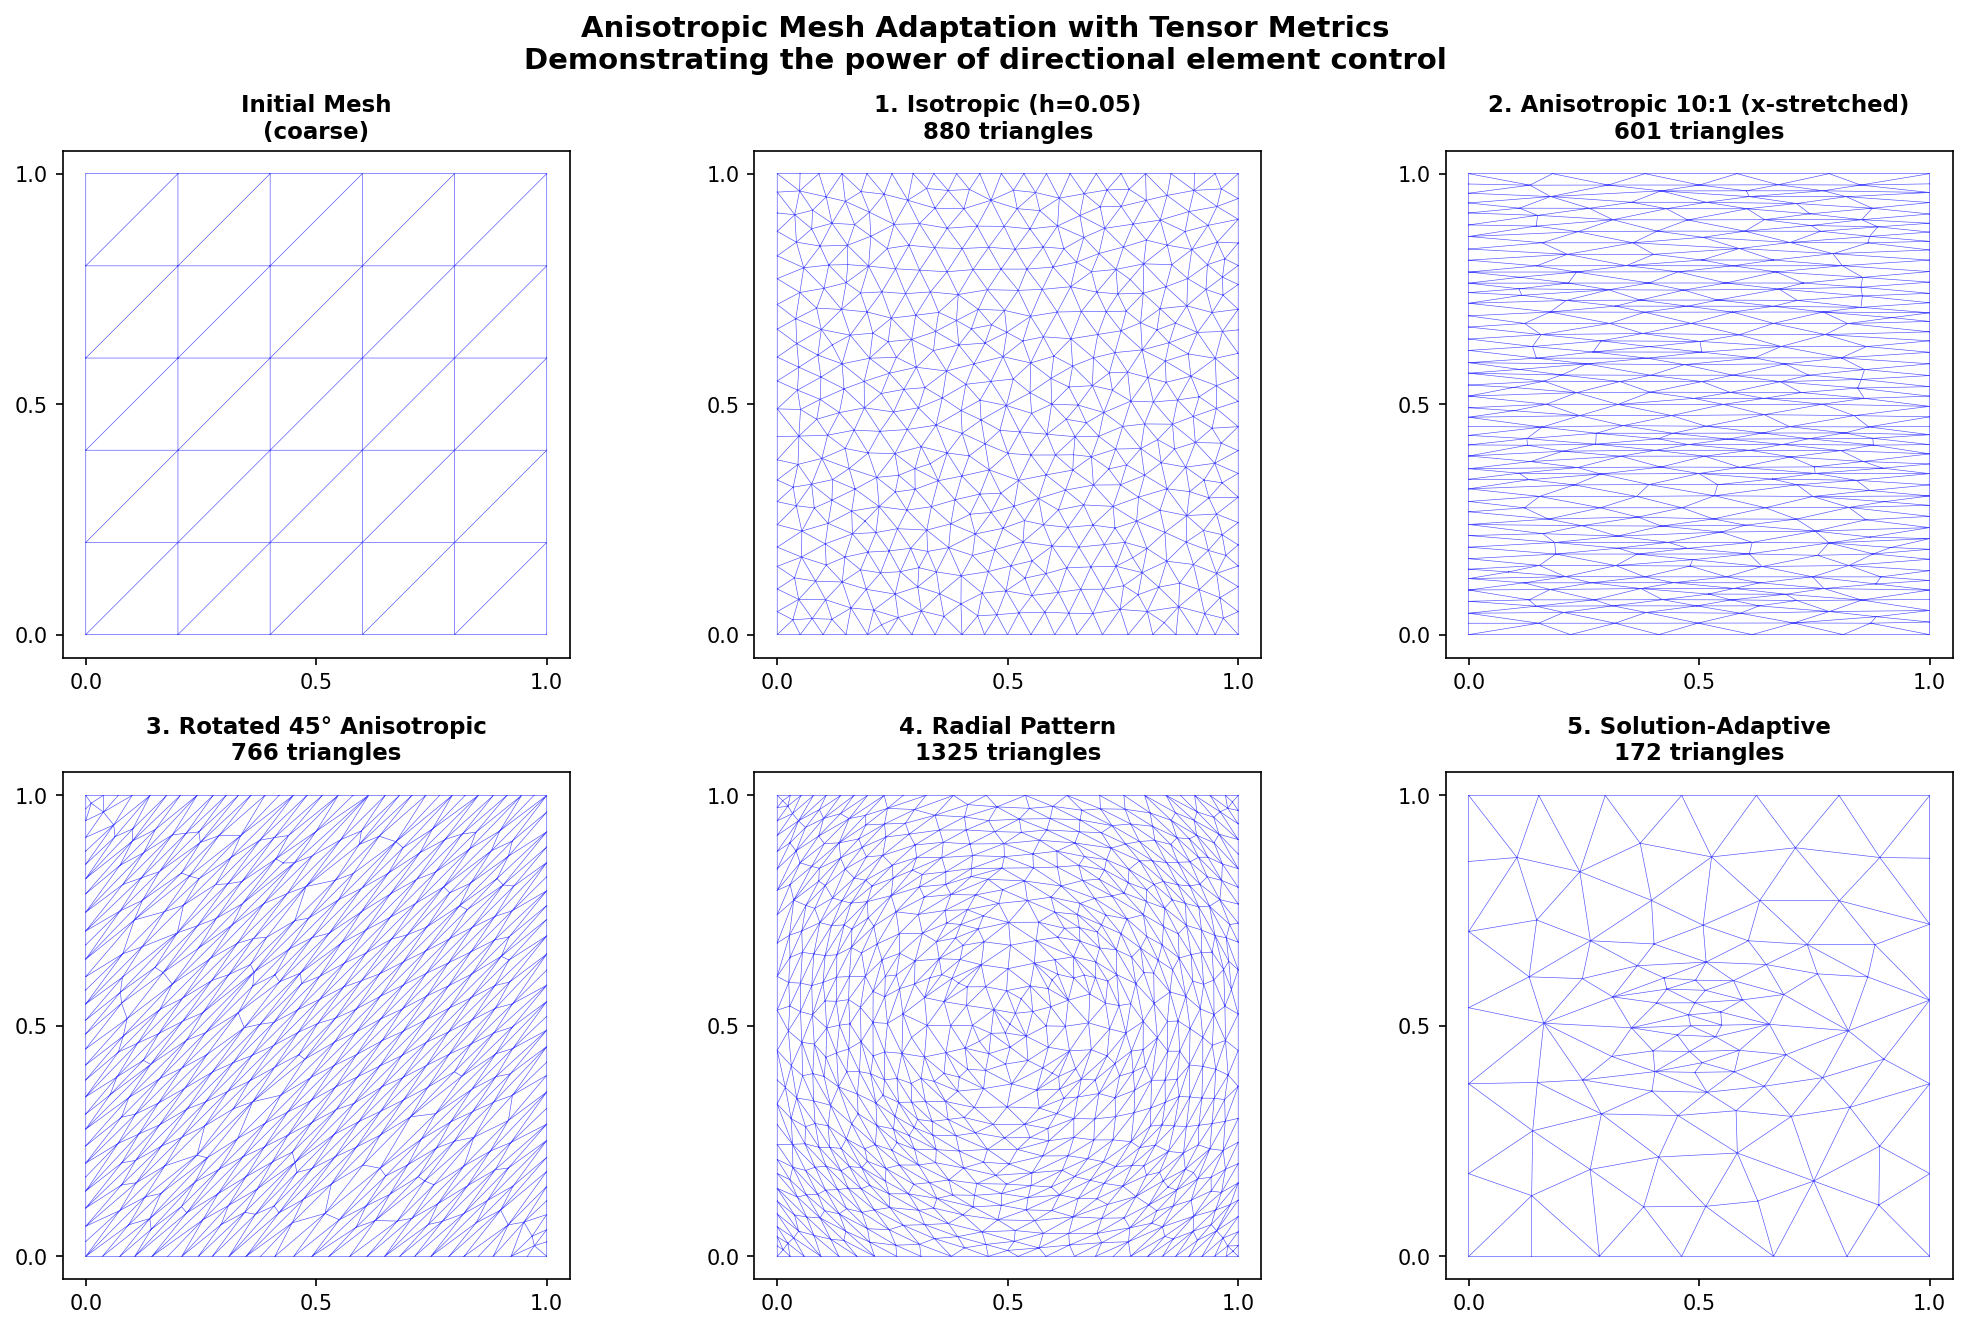

Here is the Python script that generated this plot:
# /// script
# requires-python = ">=3.9"
# dependencies = [
#     "mmgpy",
#     "matplotlib",
#     "numpy",
# ]
#
# [tool.uv.sources]
# mmgpy = { path = "../.." }
# ///

"""Anisotropic Mesh Adaptation with Tensor Metrics.

This example demonstrates the power of tensor metrics for controlling mesh
element size AND shape during adaptation. Unlike scalar metrics that only
control element size, tensor metrics enable:

- Stretched elements aligned with flow direction (CFD boundary layers)
- Anisotropic refinement along geometric features
- Solution-adaptive meshes that capture directional gradients efficiently

The key insight: a metric tensor M defines an ellipsoid at each vertex.
Elements are sized to be "unit" with respect to this ellipsoid, creating
stretched elements when the ellipsoid is elongated.
"""

from __future__ import annotations

from pathlib import Path

import matplotlib.pyplot as plt
import numpy as np
from matplotlib.patches import Ellipse
from matplotlib.tri import Triangulation

import mmgpy  # ruff: ignore[unused-import]  -- registers the .mmg accessor
from mmgpy import metrics, polydata_from_2d_triangles


def create_unit_square_mesh(n: int = 8) -> tuple[np.ndarray, np.ndarray]:
    """Create a simple triangulated unit square.

    Returns (vertices, triangles) for a regular grid triangulation.
    """
    # Create grid of points
    x = np.linspace(0, 1, n)
    y = np.linspace(0, 1, n)
    xx, yy = np.meshgrid(x, y)
    vertices = np.column_stack([xx.ravel(), yy.ravel()]).astype(np.float64)

    # Create triangles (two per grid cell)
    triangles = []
    for i in range(n - 1):
        for j in range(n - 1):
            bl = i * n + j  # bottom-left
            br = bl + 1  # bottom-right
            tl = bl + n  # top-left
            tr = tl + 1  # top-right
            triangles.append([bl, br, tr])
            triangles.append([bl, tr, tl])

    return (
        vertices,
        np.array(triangles, dtype=np.int32),
    )


def remesh_with_metric(
    vertices: np.ndarray,
    triangles: np.ndarray,
    metric_tensor: np.ndarray,
) -> tuple[np.ndarray, np.ndarray]:
    """Remesh a 2D domain with given anisotropic metric tensor field."""
    pv_mesh = polydata_from_2d_triangles(vertices, triangles)
    pv_mesh.point_data["metric"] = metric_tensor

    remeshed = pv_mesh.mmg.remesh(hgrad=2.0, verbose=-1)
    return np.asarray(remeshed.points[:, :2]), np.asarray(remeshed.regular_faces)


def plot_mesh(
    ax: plt.Axes,
    vertices: np.ndarray,
    triangles: np.ndarray,
    title: str,
    *,
    show_metric_ellipses: bool = False,
    metric: np.ndarray | None = None,
) -> None:
    """Plot a 2D triangular mesh with optional metric ellipses."""
    tri = Triangulation(vertices[:, 0], vertices[:, 1], triangles)
    ax.triplot(tri, "b-", linewidth=0.3, alpha=0.7)
    ax.set_aspect("equal")
    ax.set_title(title, fontsize=11, fontweight="bold")
    ax.set_xlim(-0.05, 1.05)
    ax.set_ylim(-0.05, 1.05)
    ax.set_xticks([0, 0.5, 1])
    ax.set_yticks([0, 0.5, 1])

    # Optionally show metric ellipses at a few sample points
    if show_metric_ellipses and metric is not None:
        # Sample a few vertices to show ellipses
        n_samples = min(25, len(vertices))
        indices = np.linspace(0, len(vertices) - 1, n_samples, dtype=int)

        for idx in indices:
            if idx >= len(metric):
                continue
            # Convert tensor to matrix and compute ellipse parameters
            m = metrics.tensor_to_matrix(metric[idx], dim=2)
            eigvals, eigvecs = np.linalg.eigh(m)

            # Ellipse semi-axes are 1/sqrt(eigenvalue) (the element sizes)
            sizes = 1.0 / np.sqrt(eigvals) * 0.3  # Scale for visibility

            # Rotation angle from first eigenvector
            angle = np.degrees(np.arctan2(eigvecs[1, 0], eigvecs[0, 0]))

            ellipse = Ellipse(
                xy=vertices[idx],
                width=2 * sizes[0],
                height=2 * sizes[1],
                angle=angle,
                fill=False,
                edgecolor="red",
                linewidth=1,
                alpha=0.6,
            )
            ax.add_patch(ellipse)


def main() -> None:
    """Run the anisotropic mesh adaptation demonstration."""
    print("=" * 70)
    print("  Anisotropic Mesh Adaptation with Tensor Metrics")
    print("=" * 70)
    print()

    # Create initial mesh
    print("Creating initial mesh...")
    vertices, triangles = create_unit_square_mesh(n=6)
    n_vertices = len(vertices)
    print(f"  Initial mesh: {n_vertices} vertices, {len(triangles)} triangles")
    print()

    # ==========================================================================
    # Example 1: Uniform Isotropic Refinement (baseline)
    # ==========================================================================
    print("1. Uniform Isotropic Refinement")
    print("   - All elements same size (h=0.05)")
    print("   - Metric tensor: M = (1/h²) * I")

    h_uniform = 0.05
    metric_iso = metrics.create_isotropic_metric(h_uniform, n_vertices, dim=2)
    verts_iso, tris_iso = remesh_with_metric(vertices, triangles, metric_iso)
    print(f"   Result: {len(verts_iso)} vertices, {len(tris_iso)} triangles")
    print()

    # ==========================================================================
    # Example 2: Anisotropic Stretching (10:1 aspect ratio in x-direction)
    # ==========================================================================
    print("2. Anisotropic Stretching (Boundary Layer Style)")
    print("   - Elements stretched in x-direction (hx=0.2, hy=0.02)")
    print("   - 10:1 aspect ratio - like CFD boundary layers!")

    # Create anisotropic metric: small in y (perpendicular), large in x (tangent)
    sizes_aniso = np.array([0.2, 0.02])  # hx=0.2, hy=0.02 → 10:1 stretch
    single_tensor = metrics.create_anisotropic_metric(sizes_aniso)
    metric_aniso = np.tile(single_tensor, (n_vertices, 1))
    verts_aniso, tris_aniso = remesh_with_metric(
        vertices,
        triangles,
        metric_aniso,
    )
    print(f"   Result: {len(verts_aniso)} vertices, {len(tris_aniso)} triangles")
    print()

    # ==========================================================================
    # Example 3: Rotated Anisotropic (45-degree shear layer)
    # ==========================================================================
    print("3. Rotated Anisotropic (45° Shear Layer)")
    print("   - Elements stretched at 45 degrees")
    print("   - Simulates mesh for diagonal flow features")

    theta = np.pi / 4  # 45 degrees
    rotation = np.array(
        [[np.cos(theta), -np.sin(theta)], [np.sin(theta), np.cos(theta)]],
    )
    sizes_rotated = np.array([0.15, 0.025])  # 6:1 aspect ratio
    single_tensor_rot = metrics.create_anisotropic_metric(sizes_rotated, rotation)
    metric_rotated = np.tile(single_tensor_rot, (n_vertices, 1))
    verts_rot, tris_rot = remesh_with_metric(vertices, triangles, metric_rotated)
    print(f"   Result: {len(verts_rot)} vertices, {len(tris_rot)} triangles")
    print()

    # ==========================================================================
    # Example 4: Spatially-Varying Anisotropic (Radial Pattern)
    # ==========================================================================
    print("4. Spatially-Varying Anisotropic (Radial Refinement)")
    print("   - Elements stretched tangentially around center")
    print("   - Fine radially, coarse tangentially (like wheel spokes)")

    center = np.array([0.5, 0.5])
    metric_radial = np.zeros((n_vertices, 3), dtype=np.float64)

    for i, v in enumerate(vertices):
        r = v - center
        dist = np.linalg.norm(r)

        if dist < 0.01:
            # At center, use isotropic
            metric_radial[i] = metrics.create_isotropic_metric(0.03, 1, dim=2)[0]
        else:
            # Radial direction (fine: h=0.02)
            radial = r / dist
            # Tangential direction (coarse: h=0.1)
            tangent = np.array([-radial[1], radial[0]])

            # Build rotation matrix from directions
            R = np.column_stack([radial, tangent])
            sizes = np.array([0.02, 0.08])  # Fine radially, coarse tangentially
            metric_radial[i] = metrics.create_anisotropic_metric(sizes, R)

    verts_radial, tris_radial = remesh_with_metric(
        vertices,
        triangles,
        metric_radial,
    )
    print(f"   Result: {len(verts_radial)} vertices, {len(tris_radial)} triangles")
    print()

    # ==========================================================================
    # Example 5: Solution-Adaptive (Gaussian Feature)
    # ==========================================================================
    print("5. Solution-Adaptive (Gaussian Feature)")
    print("   - Refine based on solution curvature (Hessian)")
    print("   - Elements align with principal curvature directions")

    # Define a solution field with anisotropic features: elongated Gaussian
    def solution(x: np.ndarray, y: np.ndarray) -> np.ndarray:
        # Elongated Gaussian centered at (0.5, 0.5)
        sigma_x, sigma_y = 0.15, 0.05  # Stretched in x-direction
        return np.exp(
            -((x - 0.5) ** 2) / (2 * sigma_x**2) - (y - 0.5) ** 2 / (2 * sigma_y**2),
        )

    def hessian(x: np.ndarray, y: np.ndarray) -> np.ndarray:
        """Compute Hessian tensor [H11, H12, H22] analytically."""
        sx, sy = 0.15, 0.05
        sx2, sy2 = sx**2, sy**2
        u = solution(x, y)
        dx, dy = x - 0.5, y - 0.5

        h11 = u * (dx**2 / sx2**2 - 1 / sx2)
        h22 = u * (dy**2 / sy2**2 - 1 / sy2)
        h12 = u * (dx * dy) / (sx2 * sy2)

        return np.column_stack([h11, h12, h22])

    hess = hessian(vertices[:, 0], vertices[:, 1])
    metric_adaptive = metrics.create_metric_from_hessian(
        hess,
        target_error=0.01,
        hmin=0.01,
        hmax=0.15,
    )
    verts_adapt, tris_adapt = remesh_with_metric(
        vertices,
        triangles,
        metric_adaptive,
    )
    print(f"   Result: {len(verts_adapt)} vertices, {len(tris_adapt)} triangles")
    print()

    # ==========================================================================
    # Visualization
    # ==========================================================================
    print("Generating visualization...")

    fig, axes = plt.subplots(2, 3, figsize=(14, 9))
    fig.suptitle(
        "Anisotropic Mesh Adaptation with Tensor Metrics\n"
        "Demonstrating the power of directional element control",
        fontsize=14,
        fontweight="bold",
    )

    # Plot initial mesh
    plot_mesh(axes[0, 0], vertices, triangles, "Initial Mesh\n(coarse)")

    # Plot results
    plot_mesh(
        axes[0, 1],
        verts_iso,
        tris_iso,
        f"1. Isotropic (h={h_uniform})\n{len(tris_iso)} triangles",
    )
    plot_mesh(
        axes[0, 2],
        verts_aniso,
        tris_aniso,
        f"2. Anisotropic 10:1 (x-stretched)\n{len(tris_aniso)} triangles",
    )
    plot_mesh(
        axes[1, 0],
        verts_rot,
        tris_rot,
        f"3. Rotated 45° Anisotropic\n{len(tris_rot)} triangles",
    )
    plot_mesh(
        axes[1, 1],
        verts_radial,
        tris_radial,
        f"4. Radial Pattern\n{len(tris_radial)} triangles",
    )
    plot_mesh(
        axes[1, 2],
        verts_adapt,
        tris_adapt,
        f"5. Solution-Adaptive\n{len(tris_adapt)} triangles",
    )

    plt.tight_layout()

    # Save figure
    output_path = Path(__file__).parent / "anisotropic_mesh_adaptation.png"
    plt.savefig(output_path, dpi=150, bbox_inches="tight", facecolor="white")
    print(f"Figure saved to: {output_path}")

    plt.show()

    print()
    print("=" * 70)
    print("  Key Takeaways:")
    print("=" * 70)
    print("  - Tensor metrics control BOTH element size AND shape")
    print("  - Anisotropic meshes capture directional features efficiently")
    print("  - Solution-adaptive refinement automatically aligns with gradients")
    print("  - Use metrics.create_anisotropic_metric() for custom directions")
    print("  - Use metrics.create_metric_from_hessian() for adaptive refinement")
    print("=" * 70)


if __name__ == "__main__":
    main()
